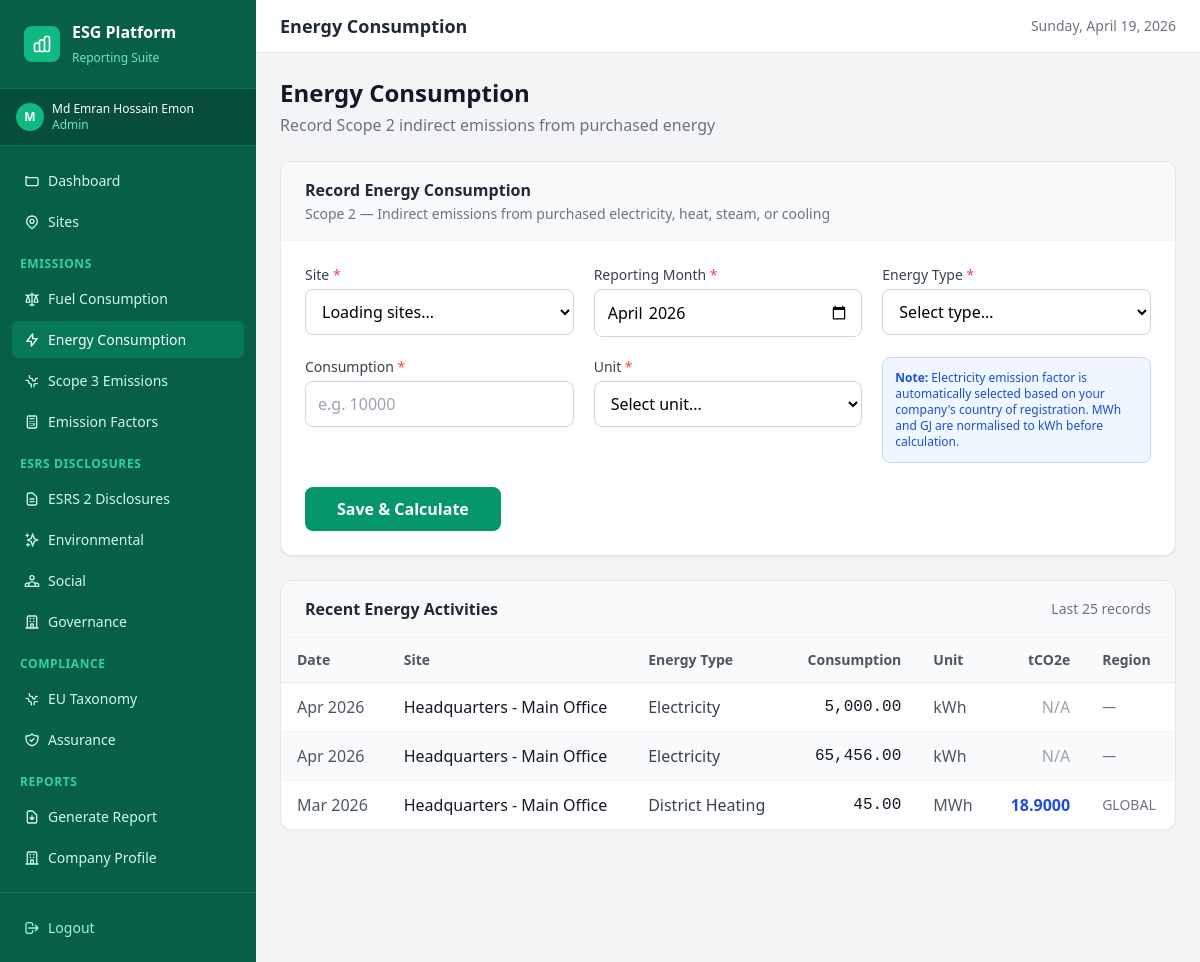
Page /phase3/energy.php (signed in) on the committed database.
### tables this page shows
CREATE TABLE `energy_activities` (
  `id` char(36) NOT NULL,
  `site_id` char(36) NOT NULL,
  `date` datetime NOT NULL,
  `energy_type` varchar(100) NOT NULL,
  `consumption` decimal(15,2) NOT NULL,
  `unit` varchar(50) NOT NULL,
  `created_at` timestamp NOT NULL DEFAULT current_timestamp(),
  `updated_at` timestamp NOT NULL DEFAULT current_timestamp() ON UPDATE current_timestamp(),
  PRIMARY KEY (`id`),
  KEY `idx_energy_activities_site_date` (`site_id`,`date`),
  CONSTRAINT `energy_activities_ibfk_1` FOREIGN KEY (`site_id`) REFERENCES `sites` (`id`) ON DELETE CASCADE
);

CREATE TABLE `sites` (
  `id` char(36) NOT NULL,
  `company_id` char(36) NOT NULL,
  `name` varchar(255) NOT NULL,
  `address` text DEFAULT NULL,
  `country` varchar(10) DEFAULT 'DE',
  `created_by` char(36) DEFAULT NULL,
  `updated_by` char(36) DEFAULT NULL,
  `deleted_at` datetime DEFAULT NULL,
  `created_at` datetime DEFAULT current_timestamp(),
  `updated_at` datetime DEFAULT current_timestamp() ON UPDATE current_timestamp(),
  PRIMARY KEY (`id`),
  UNIQUE KEY `uk_sites_company_name` (`company_id`,`name`),
  KEY `idx_sites_company_id` (`company_id`),
  KEY `created_by` (`created_by`),
  KEY `updated_by` (`updated_by`),
  CONSTRAINT `sites_ibfk_1` FOREIGN KEY (`company_id`) REFERENCES `companies` (`id`) ON DELETE CASCADE,
  CONSTRAINT `sites_ibfk_2` FOREIGN KEY (`created_by`) REFERENCES `users` (`id`) ON DELETE SET NULL,
  CONSTRAINT `sites_ibfk_3` FOREIGN KEY (`updated_by`) REFERENCES `users` (`id`) ON DELETE SET NULL
);

CREATE TABLE `emission_records` (
  `id` char(36) NOT NULL,
  `company_id` char(36) NOT NULL,
  `report_id` char(36) DEFAULT NULL,
  `scope` varchar(100) NOT NULL,
  `tco2e_calculated` decimal(15,4) NOT NULL,
  `date_calculated` datetime DEFAULT current_timestamp(),
  `energy_activity_id` char(36) DEFAULT NULL,
  `fuel_activity_id` char(36) DEFAULT NULL,
  `emission_factor_id` char(36) NOT NULL,
  PRIMARY KEY (`id`),
  UNIQUE KEY `energy_activity_id` (`energy_activity_id`),
  UNIQUE KEY `fuel_activity_id` (`fuel_activity_id`),
  KEY `idx_emission_records_company_scope` (`company_id`,`scope`),
  KEY `emission_factor_id` (`emission_factor_id`),
  KEY `fk_emission_records_report_id` (`report_id`),
  CONSTRAINT `emission_records_ibfk_1` FOREIGN KEY (`company_id`) REFERENCES `companies` (`id`) ON DELETE CASCADE,
  CONSTRAINT `emission_records_ibfk_2` FOREIGN KEY (`energy_activity_id`) REFERENCES `energy_activities` (`id`),
  CONSTRAINT `emission_records_ibfk_3` FOREIGN KEY (`fuel_activity_id`) REFERENCES `fuel_activities` (`id`),
  CONSTRAINT `emission_records_ibfk_4` FOREIGN KEY (`emission_factor_id`) REFERENCES `emission_factors` (`id`),
  CONSTRAINT `fk_emission_records_report_id` FOREIGN KEY (`report_id`) REFERENCES `environmental_topics` (`id`)
);

CREATE TABLE `emission_factors` (
  `id` char(36) NOT NULL,
  `scope` varchar(100) NOT NULL,
  `activity_type` varchar(255) NOT NULL,
  `region` varchar(255) NOT NULL,
  `factor` decimal(15,6) NOT NULL,
  `unit` varchar(100) NOT NULL,
  `version` varchar(50) NOT NULL,
  `source` varchar(100) DEFAULT NULL,
  `valid_from` datetime DEFAULT current_timestamp(),
  `valid_until` datetime DEFAULT NULL,
  `is_active` tinyint(1) DEFAULT 1,
  `created_at` datetime DEFAULT current_timestamp(),
  `updated_at` datetime DEFAULT current_timestamp() ON UPDATE current_timestamp(),
  PRIMARY KEY (`id`),
  UNIQUE KEY `uk_emission_factors` (`activity_type`,`region`,`version`),
  KEY `idx_emission_factors_active` (`is_active`,`valid_until`)
);

### phase3/energy.php (the view, shortened to what this page needs)
<?php
require_once '../config/db.php';
$stmt = $pdo->prepare('
    SELECT ea.*, s.name AS site_name,
           er.tco2e_calculated,
           ef.region AS ef_region, ef.source AS ef_source
    FROM energy_activities ea
    JOIN sites s ON ea.site_id = s.id
    LEFT JOIN emission_records er ON er.energy_activity_id = ea.id
    LEFT JOIN emission_factors ef ON er.emission_factor_id = ef.id
    WHERE s.company_id = :company_id
    ORDER BY ea.date DESC
    LIMIT 25
');
$stmt->execute([':company_id' => company_id()]);
$recentActivities = $stmt->fetchAll();
require_once '../includes/header.php';
?>
<div class="space-y-6">
    <div>
        <h2 class="text-2xl font-bold text-gray-900">Energy Consumption</h2>
        <p class="text-gray-500 text-base mt-1">Record Scope 2 indirect emissions from purchased energy</p>
    </div>
    <div class="bg-white rounded-xl shadow-sm border border-gray-200 overflow-hidden">
        <div class="px-6 py-4 border-b border-gray-100 bg-gray-50">
            <h3 class="text-base font-semibold text-gray-800">Record Energy Consumption</h3>
            <p class="text-sm text-gray-500 mt-0.5">Scope 2 — Indirect emissions from purchased electricity, heat, steam, or cooling</p>
        </div>
        <div class="p-6">
            <form method="POST">
                <div class="grid grid-cols-1 md:grid-cols-2 lg:grid-cols-3 gap-5">
                    <div>
                        <label for="site_id" class="block text-sm font-medium text-gray-700 mb-1">Site <span class="text-red-500">*</span></label>
                        <select id="site_id" name="site_id" required
                                class="w-full px-3 py-2.5 border border-gray-300 rounded-lg text-base focus:ring-2 focus:ring-emerald-500 focus:border-emerald-500 outline-none bg-white">
                            <option value="">Loading sites...</option>
                        </select>
                    </div>
                    <div>
                        <label for="date" class="block text-sm font-medium text-gray-700 mb-1">Reporting Month <span class="text-red-500">*</span></label>
                        <input type="month" id="date" name="date" required
                               value="<?= htmlspecialchars($_POST['date'] ?? date('Y-m'), ENT_QUOTES, 'UTF-8') ?>"
                               class="w-full px-3 py-2.5 border border-gray-300 rounded-lg text-base focus:ring-2 focus:ring-emerald-500 focus:border-emerald-500 outline-none">
                    </div>
                    <div>
                        <label for="energy_type" class="block text-sm font-medium text-gray-700 mb-1">Energy Type <span class="text-red-500">*</span></label>
                        <select id="energy_type" name="energy_type" required
                                class="w-full px-3 py-2.5 border border-gray-300 rounded-lg text-base focus:ring-2 focus:ring-emerald-500 focus:border-emerald-500 outline-none bg-white">
                            <option value="">Select type...</option>
                        </select>
                    </div>
                    <div>
                        <label for="consumption" class="block text-sm font-medium text-gray-700 mb-1">Consumption <span class="text-red-500">*</span></label>
                        <input type="number" id="consumption" name="consumption" required step="0.01" min="0.01"
                               value="<?= htmlspecialchars($_POST['consumption'] ?? '', ENT_QUOTES, 'UTF-8') ?>"
                               class="w-full px-3 py-2.5 border border-gray-300 rounded-lg text-base focus:ring-2 focus:ring-emerald-500 focus:border-emerald-500 outline-none"
                               placeholder="e.g. 10000">
                    </div>
                    <div>
                        <label for="unit" class="block text-sm font-medium text-gray-700 mb-1">Unit <span class="text-red-500">*</span></label>
                        <select id="unit" name="unit" required
                                class="w-full px-3 py-2.5 border border-gray-300 rounded-lg text-base focus:ring-2 focus:ring-emerald-500 focus:border-emerald-500 outline-none bg-white">
                            <option value="">Select unit...</option>
                        </select>
                    </div>
                    <div class="flex items-start">
                        <div class="bg-blue-50 border border-blue-200 rounded-lg p-3 text-xs text-blue-700 w-full">
                            <strong>Note:</strong> Electricity emission factor is automatically selected based on your company's country of registration. MWh and GJ are normalised to kWh before calculation.
                        </div>
                    </div>
                </div>
                <div class="mt-6">
                    <button type="submit"
                            class="bg-emerald-600 hover:bg-emerald-700 text-white font-semibold py-2.5 px-8 rounded-lg text-base transition">
                        Save & Calculate
                    </button>
                </div>
            </form>
        </div>
    </div>
    <div class="bg-white rounded-xl shadow-sm border border-gray-200 overflow-hidden">
        <div class="px-6 py-4 border-b border-gray-100 bg-gray-50 flex items-center justify-between">
            <h3 class="text-base font-semibold text-gray-800">Recent Energy Activities</h3>
            <span class="text-sm text-gray-500">Last 25 records</span>
        </div>
        <div class="overflow-x-auto">
            <table class="w-full text-base">
                <thead>
                    <tr class="bg-gray-50 border-b border-gray-200">
                        <th class="text-left py-3 px-4 text-sm font-semibold text-gray-600">Date</th>
                        <th class="text-left py-3 px-4 text-sm font-semibold text-gray-600">Site</th>
                        <th class="text-left py-3 px-4 text-sm font-semibold text-gray-600">Energy Type</th>
                        <th class="text-right py-3 px-4 text-sm font-semibold text-gray-600">Consumption</th>
                        <th class="text-left py-3 px-4 text-sm font-semibold text-gray-600">Unit</th>
                        <th class="text-right py-3 px-4 text-sm font-semibold text-gray-600">tCO2e</th>
                        <th class="text-left py-3 px-4 text-sm font-semibold text-gray-600">Region</th>
                    </tr>
                </thead>
                <tbody class="divide-y divide-gray-100">
                    <?php foreach ($recentActivities as $i => $a): ?>
                    <tr class="<?= $i % 2 === 1 ? 'bg-gray-50' : 'bg-white' ?>">
                        <td class="py-3 px-4 text-gray-600"><?= htmlspecialchars(date('M Y', strtotime($a['date'])), ENT_QUOTES, 'UTF-8') ?></td>
                        <td class="py-3 px-4 font-medium text-gray-900"><?= htmlspecialchars($a['site_name'], ENT_QUOTES, 'UTF-8') ?></td>
                        <td class="py-3 px-4 text-gray-700 capitalize"><?= htmlspecialchars(str_replace('_', ' ', $a['energy_type']), ENT_QUOTES, 'UTF-8') ?></td>
                        <td class="py-3 px-4 text-right font-mono text-gray-900"><?= number_format((float)$a['consumption'], 2) ?></td>
                        <td class="py-3 px-4 text-gray-600"><?= htmlspecialchars($a['unit'], ENT_QUOTES, 'UTF-8') ?></td>
                        <td class="py-3 px-4 text-right">
                            <?php if ($a['tco2e_calculated'] !== null): ?>
                            <span class="font-semibold text-blue-700"><?= number_format((float)$a['tco2e_calculated'], 4) ?></span>
                            <?php else: ?>
                            <span class="text-gray-400">N/A</span>
                            <?php endif; ?>
                        </td>
                        <td class="py-3 px-4 text-gray-500 text-sm"><?= htmlspecialchars($a['ef_region'] ?? '—', ENT_QUOTES, 'UTF-8') ?></td>
                    </tr>
                    <?php endforeach; ?>
                </tbody>
            </table>
        </div>
    </div>
</div>
<?php require_once '../includes/footer.php'; ?>

### rows in the picture
energy_activities: date "Apr 2026", site.name "Headquarters - Main Office", energy_type "Electricity", consumption "5,000.00", unit "kWh", shows "N/A", ef_region "—"
energy_activities: date "Apr 2026", site.name "Headquarters - Main Office", energy_type "Electricity", consumption "65,456.00", unit "kWh", shows "N/A", ef_region "—"
energy_activities: date "Mar 2026", site.name "Headquarters - Main Office", energy_type "District Heating", consumption "45.00", unit "MWh", emission_records.tco2e_calculated "18.9000", emission_factors.region "GLOBAL"

### other values in the picture
substr($_SESSION['name'] ?? 'U', 0, 1) "M"
$_SESSION['name'] "Md Emran Hossain Emon"
$_SESSION['role'] "Admin"
$pageTitle "Energy Consumption"
